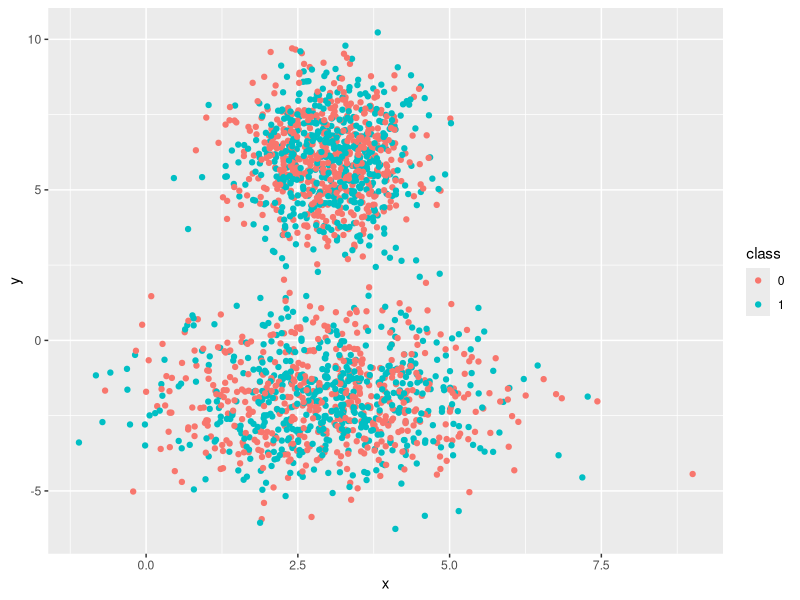
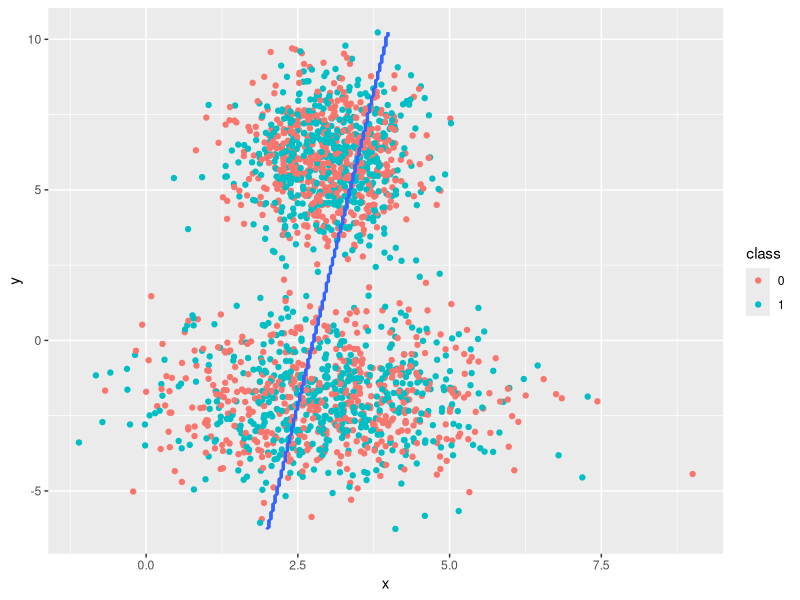

Generate these figures, in order, with R:
################################################################################
# Load library
################################################################################
library(MASS) #mvrnorm
library(ggplot2) #plot

set.seed(123456)
################################################################################
# Simulate data
################################################################################
sigma_1 <- matrix(c(1/2, 0, 0, 2), nrow = 2, ncol = 2, byrow = 2)
sigma_2 <- matrix(c(2, 0, 0, 2), nrow = 2, ncol = 2, byrow = 2)

mu_sample_0 <- mvrnorm(n = 1000, mu = c(3, 6), Sigma = sigma_1) #class 0
mu_sample_1 <- mvrnorm(n = 1000, mu = c(3, -2), Sigma = sigma_2) #class 1 

dt <- rbind(mu_sample_0, mu_sample_1) 
dt <- as.data.frame(dt)
names(dt) <- c("x", "y")
class <- rep(c(0, 1), each = 10)
dt <- cbind(dt, class)
dt$class <- as.factor(dt$class)

# Point plot
ggplot() +
  geom_point(dt, mapping = aes(x = x, y = y, colour = class))

# Decision boundary
dt.lda <- lda(class ~ ., dt, prior = c(0.5, 0.5))

np <- 300
nd.x <- seq(from = min(dt$x), to = max(dt$x), length.out = np)
nd.y <- seq(from = min(dt$y), to = max(dt$y), length.out = np)
nd <- expand.grid(x = nd.x, y = nd.y)
prd <- as.numeric(predict(dt.lda, newdata = nd)$class)

dt_contour <- data.frame(x = nd$x, y = nd$y, z = prd)

ggplot() +
  geom_point(dt, mapping = aes(x = x, y = y, colour = class)) +
  stat_contour(dt_contour, mapping = aes(x = x, y = y, z = z))

